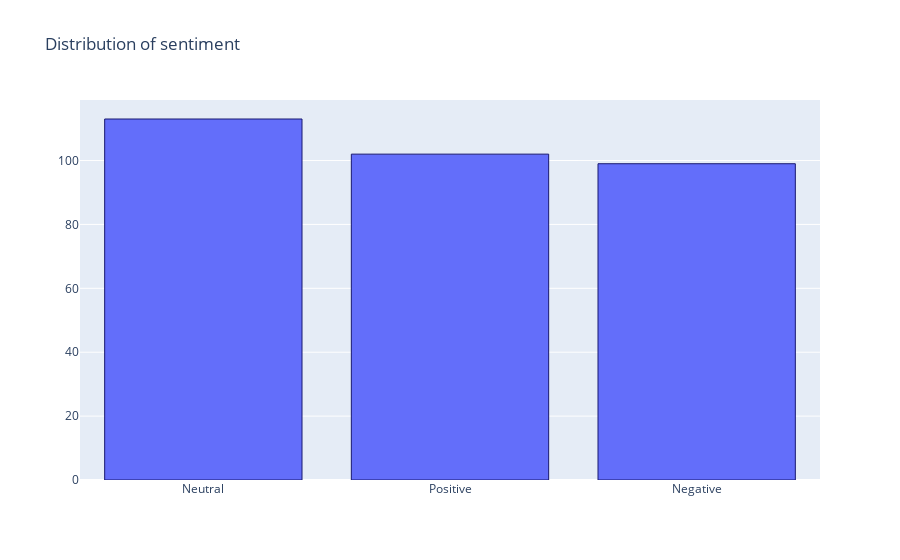

The notebook cell saved with this chart:
### Code cell
#test

x = ['Neutral', 'Positive', 'Negative']
y = [113, 102, 99]

# Use the hovertext kw argument for hover text
fig = go.Figure(data=[go.Bar(x=x, y=y,
            hovertext=['40% of tweets', '31% of tweets', '29% of tweets'])])

# Customize aspect
#marker_color='rgb(158,202,225)'
fig.update_traces(marker_line_color='midnightblue',
                  marker_line_width=1.)
fig.update_layout(title_text='Distribution of sentiment')
fig.show()

### Figure 1 — Plotly figure (JSON) as saved in the notebook; plotly's stock layout.template omitted (floating-point values rounded to 4 significant figures)
{"data": [{"hovertext": ["40% of tweets", "31% of tweets", "29% of tweets"], "marker": {"line": {"color": "midnightblue", "width": 1}}, "type": "bar", "x": ["Neutral", "Positive", "Negative"], "y": [113, 102, 99]}], "layout": {"title": {"text": "Distribution of sentiment"}}}
